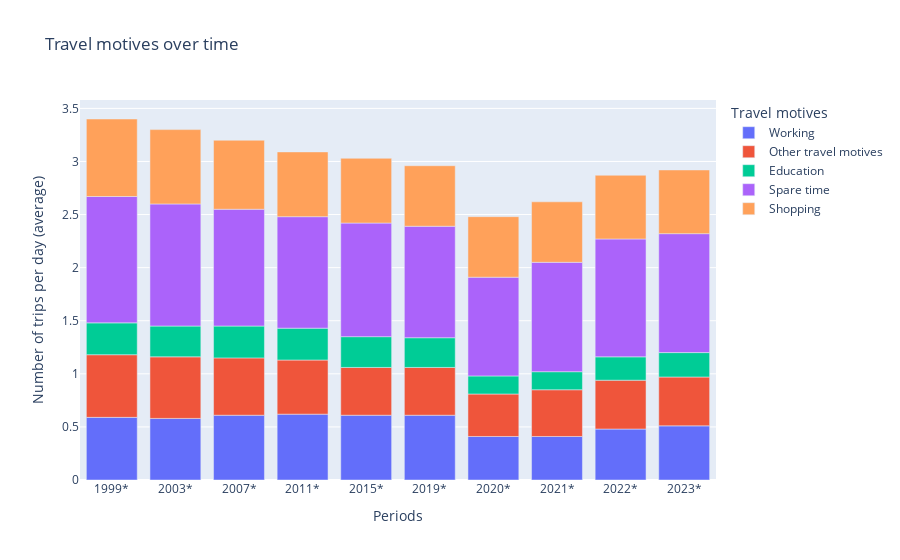

Notebook code cell kept with this figure:
### Code cell
px.bar(df_mat_total,
        x="Perioden",
        y="Ritten per persoon per dag (gemiddeld) (aantal)",
        color="Reismotieven",
        )


fig = px.bar(df_mat_total,
        x="Perioden",
        y="Ritten per persoon per dag (gemiddeld) (aantal)",
        color="Reismotieven",
        title= "Travel motives over time",
        labels= {"Perioden": "Periods", "Ritten per persoon per dag (gemiddeld) (aantal)": "Number of trips per day (average)", "Reismotieven": "Travel motives"})
fig.update_yaxes(type='linear')
fig.show()

### Figure 1 — Plotly figure (JSON) as saved in the notebook; plotly's stock layout.template omitted (floating-point values rounded to 4 significant figures)
{"data": [{"alignmentgroup": "True", "hovertemplate": "Travel motives=Working<br>Periods=%{x}<br>Number of trips per day (average)=%{y}<extra></extra>", "legendgroup": "Working", "marker": {"color": "#636efa", "pattern": {"shape": ""}}, "name": "Working", "offsetgroup": "Working", "orientation": "v", "showlegend": true, "textposition": "auto", "type": "bar", "x": ["1999*", "2003*", "2007*", "2011*", "2015*", "2019*", "2020*", "2021*", "2022*", "2023*"], "xaxis": "x", "y": ["    0.59", "    0.58", "    0.61", "    0.62", "    0.61", "    0.61", "    0.41", "    0.41", "    0.48", "    0.51"], "yaxis": "y"}, {"alignmentgroup": "True", "hovertemplate": "Travel motives=Other travel motives<br>Periods=%{x}<br>Number of trips per day (average)=%{y}<extra></extra>", "legendgroup": "Other travel motives", "marker": {"color": "#EF553B", "pattern": {"shape": ""}}, "name": "Other travel motives", "offsetgroup": "Other travel motives", "orientation": "v", "showlegend": true, "textposition": "auto", "type": "bar", "x": ["1999*", "2003*", "2007*", "2011*", "2015*", "2019*", "2020*", "2021*", "2022*", "2023*"], "xaxis": "x", "y": ["    0.59", "    0.58", "    0.54", "    0.51", "    0.45", "    0.45", "    0.40", "    0.44", "    0.46", "    0.46"], "yaxis": "y"}, {"alignmentgroup": "True", "hovertemplate": "Travel motives=Education<br>Periods=%{x}<br>Number of trips per day (average)=%{y}<extra></extra>", "legendgroup": "Education", "marker": {"color": "#00cc96", "pattern": {"shape": ""}}, "name": "Education", "offsetgroup": "Education", "orientation": "v", "showlegend": true, "textposition": "auto", "type": "bar", "x": ["1999*", "2003*", "2007*", "2011*", "2015*", "2019*", "2020*", "2021*", "2022*", "2023*"], "xaxis": "x", "y": ["    0.30", "    0.29", "    0.30", "    0.30", "    0.29", "    0.28", "    0.17", "    0.17", "    0.22", "    0.23"], "yaxis": "y"}, {"alignmentgroup": "True", "hovertemplate": "Travel motives=Spare time<br>Periods=%{x}<br>Number of trips per day (average)=%{y}<extra></extra>", "legendgroup": "Spare time", "marker": {"color": "#ab63fa", "pattern": {"shape": ""}}, "name": "Spare time", "offsetgroup": "Spare time", "orientation": "v", "showlegend": true, "textposition": "auto", "type": "bar", "x": ["1999*", "2003*", "2007*", "2011*", "2015*", "2019*", "2020*", "2021*", "2022*", "2023*"], "xaxis": "x", "y": ["    1.19", "    1.15", "    1.10", "    1.05", "    1.07", "    1.05", "    0.93", "    1.03", "    1.11", "    1.12"], "yaxis": "y"}, {"alignmentgroup": "True", "hovertemplate": "Travel motives=Shopping<br>Periods=%{x}<br>Number of trips per day (average)=%{y}<extra></extra>", "legendgroup": "Shopping", "marker": {"color": "#FFA15A", "pattern": {"shape": ""}}, "name": "Shopping", "offsetgroup": "Shopping", "orientation": "v", "showlegend": true, "textposition": "auto", "type": "bar", "x": ["1999*", "2003*", "2007*", "2011*", "2015*", "2019*", "2020*", "2021*", "2022*", "2023*"], "xaxis": "x", "y": ["    0.73", "    0.70", "    0.65", "    0.61", "    0.61", "    0.57", "    0.57", "    0.57", "    0.60", "    0.60"], "yaxis": "y"}], "layout": {"barmode": "relative", "legend": {"title": {"text": "Travel motives"}, "tracegroupgap": 0}, "title": {"text": "Travel motives over time"}, "xaxis": {"anchor": "y", "domain": [0, 1], "title": {"text": "Periods"}}, "yaxis": {"anchor": "x", "domain": [0, 1], "title": {"text": "Number of trips per day (average)"}, "type": "linear"}}}
